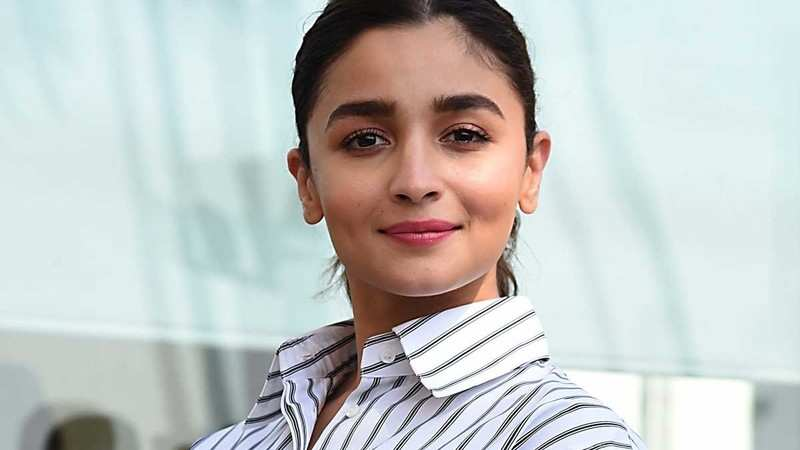
#> input picture alia.jpg, 800 x 450 px, found by its file name
$ python tester.py
#> lines starting #> are read from the running program, lines starting #| are printed output that depends on the picture; after the words box and inside, x2 and y2 are one past the last pixel; in counts of white or black regions, pixels touching at a corner belong together
### faceRecognition.py
import cv2
import os
import numpy as np
def faceDetection(test_img):
    gray_img=cv2.cvtColor(test_img,cv2.COLOR_BGR2GRAY)
    face_haar_cascade = cv2.CascadeClassifier('C:\\Users\\swara\\Desktop\\Envision\\haarcascade_frontalface_default.xml')
    faces=face_haar_cascade.detectMultiScale(gray_img,scaleFactor=1.3,minNeighbors=5)
    return faces,gray_img

### tester.py
import cv2
import os
import numpy as np
import faceRecognition as fr
test_img = cv2.imread('C:\\Users\\swara\\Desktop\\Envision\\alia.jpg')
#> test_img is the input picture: shape (450, 800, 3); mean B, G, R 195.7, 198, 194.9
faces_detected,gray_image = fr.faceDetection(test_img)
#> in faceDetection, `gray_img=cv2.cvtColor(test_img,cv2.COLOR_BGR2GRAY)`:
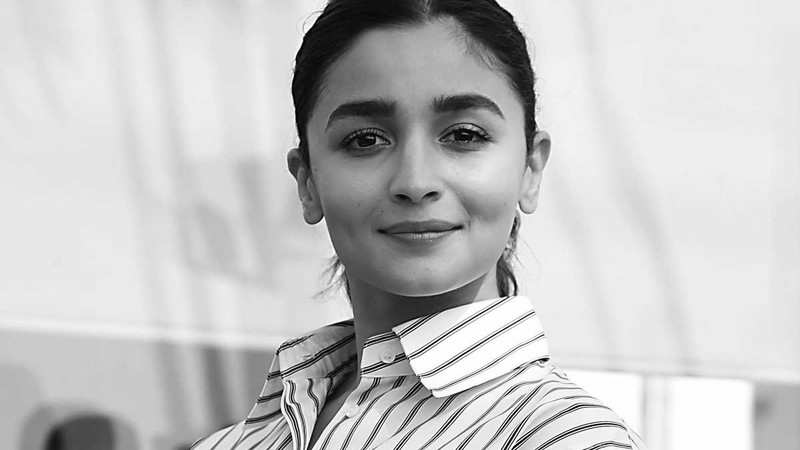
#> gray_img: shape (450, 800); min 0, max 255, mean 196.8
#> in faceDetection, `faces=face_haar_cascade.detectMultiScale(gray_img,scaleFactor=1.3,minN..`: faces = [[278, 25, 276, 276]]
#> faces_detected = [[278, 25, 276, 276]]
print("Faces detected : ",faces_detected)
#| Faces detected :  [[278  25 276 276]]
for (x,y,w,h) in faces_detected:
    cv2.rectangle(test_img,(x,y),(x+w,y+h),(123,255,200),thickness=5)
#> this loop made 1 pass
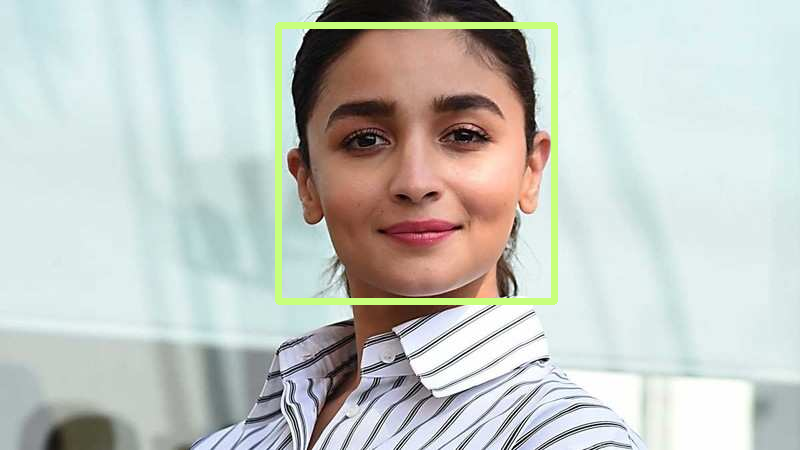
#> test_img: shape (450, 800, 3); 2.14% of pixels changed, all inside (x1, y1, x2, y2) = (275, 22, 558, 305)
resized_img = cv2.resize(test_img,(300,500))
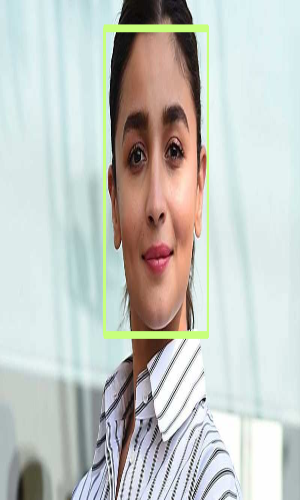
#> resized_img: shape (500, 300, 3); mean B, G, R 194.6, 199.6, 195.4
cv2.imshow("face detection",test_img)
cv2.waitKey(5000)
cv2.destroyAllWindows()

$ run again, with akshya.jpg copied over alia.jpg
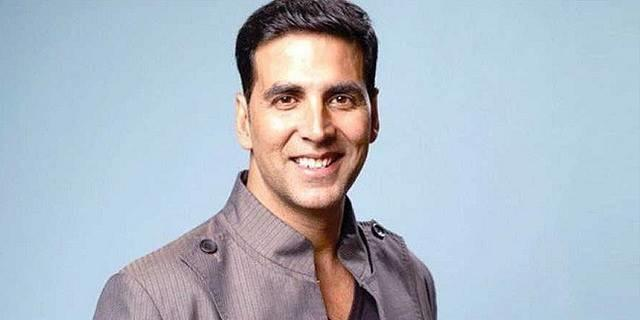
#> input picture akshya.jpg, 640 x 320 px, found by its file name
#> test_img is the input picture: shape (320, 640, 3); mean B, G, R 197, 185.2, 174.8
#> in faceDetection, `gray_img=cv2.cvtColor(test_img,cv2.COLOR_BGR2GRAY)`:
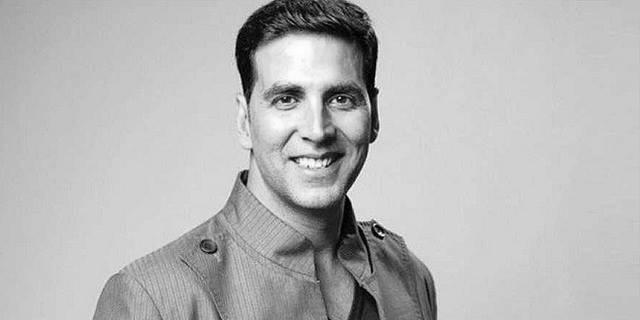
#> gray_img: shape (320, 640); min 0, max 254, mean 183.4
#> faces = [[233, 35, 162, 162]]
#| Faces detected :  [[233  35 162 162]]
#> the loop `for (x,y,w,h) in faces_detected:` made 1 pass
#> `resized_img = cv2.resize(test_img,(300,500))`:
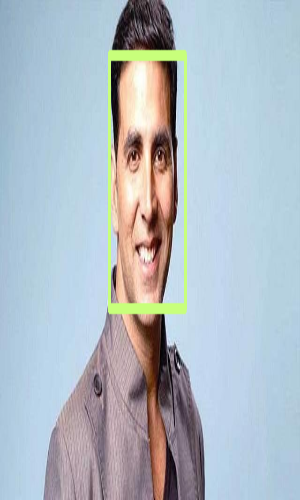
#> resized_img: shape (500, 300, 3); mean B, G, R 195.9, 186.9, 175.3

$ run again, with emma.jpg copied over alia.jpg
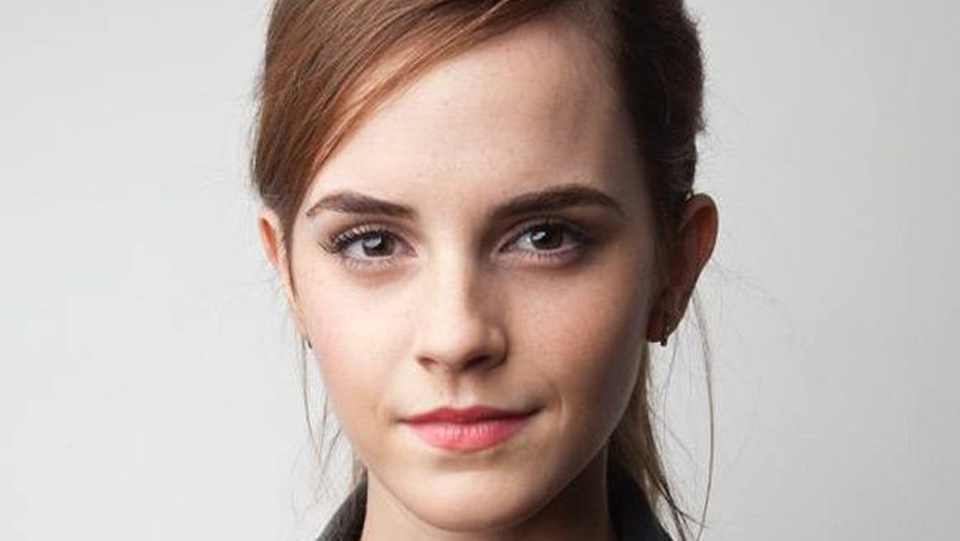
#> input picture emma.jpg, 1920 x 1081 px, found by its file name (shown at 1/2 size)
#> test_img is the input picture: shape (1081, 1920, 3); mean B, G, R 168.9, 174.6, 188.2
#> in faceDetection, `gray_img=cv2.cvtColor(test_img,cv2.COLOR_BGR2GRAY)`:
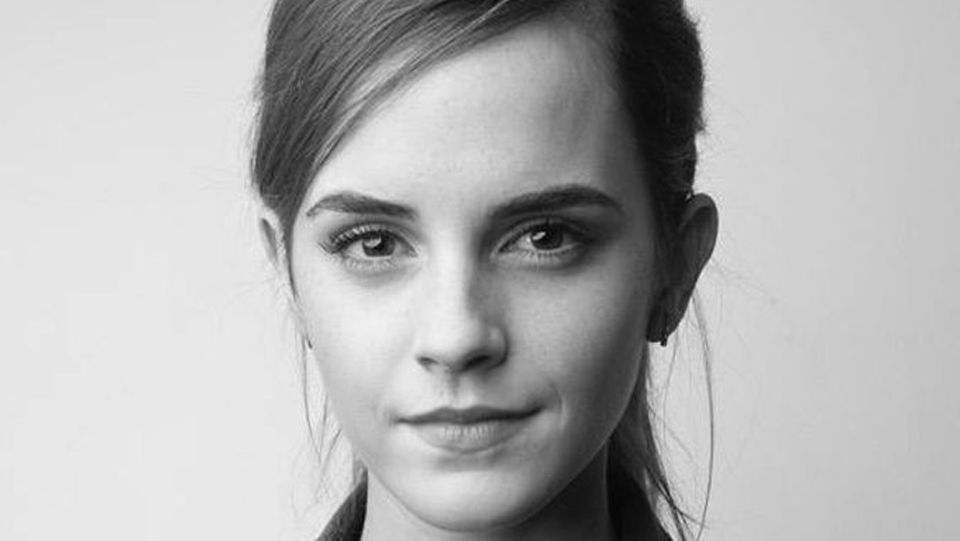
#> gray_img: shape (1081, 1920) (shown at 1/2 size); min 0, max 245, mean 178.1
#> faces = [[502, 151, 832, 832]]
#| Faces detected :  [[502 151 832 832]]
#> the loop `for (x,y,w,h) in faces_detected:` made 1 pass
#> `resized_img = cv2.resize(test_img,(300,500))`:
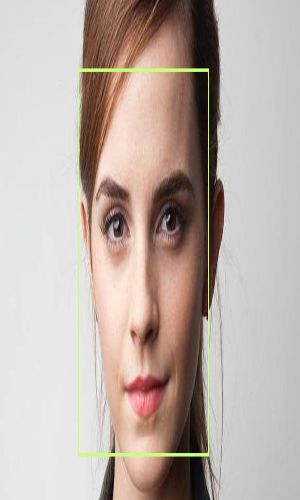
#> resized_img: shape (500, 300, 3); mean B, G, R 168.7, 175.8, 188.6
